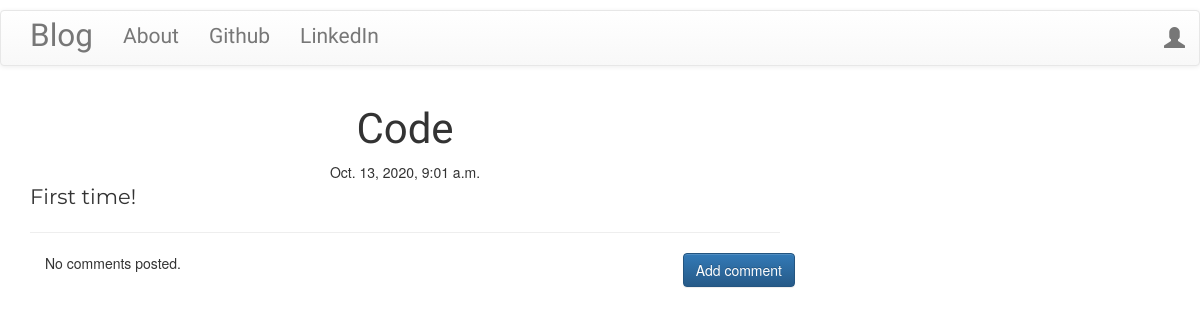
Screenshot of /post/9/ with the database file from the repository.
### blog/models.py (models this page shows, shortened)
class Post(models.Model):
    author = models.ForeignKey('auth.User', on_delete=models.CASCADE)
    title = models.CharField(max_length=200)
    text = models.TextField()
    create_date = models.DateTimeField(default=timezone.now)
    published_date = models.DateTimeField(blank=True, null=True)

### blog/views.py (the view)
# urls.py: path("post/<int:pk>/", views.PostDetailView.as_view(), name='post_detail'),
class PostDetailView(DetailView):
    model = Post

### blog/templates/blog/post_detail.html (shortened to what this page needs)
{% extends 'blog/base.html' %} {% block content %}
<h1 class="posttitle loader">{{ post.title }}</h1>
{% if post.published_date %}
<div class="date postdate">{{ post.published_date }}</div>
{% else %}
<a class="btn btn-default" href="{% url 'post_publish' pk=post.pk %}"
  >Publish</a
>
{% endif %}
<p class="postcontent">{{ post.text|safe|linebreaksbr }}</p>
<hr />
<a
  class="btn btn-primary btn-comment"
  href="{% url 'add_comment_to_post' pk=post.pk %}"
  >Add comment</a
>
<div class="container">
  {% for comment in post.comments.all %}
  <br />
  {% if user.is_authenticated or comment.approved_comment %}
  {{comment.create_date}} {% if not comment.approved_comment %}
  <a class="btn btn-default" href="{% url 'comment_remove' pk=comment.pk %}"
    ><span class="glyphicon glyphicon-remove"></span
  ></a>
  <a class="btn btn-default" href="{% url 'comment_approve' pk=comment.pk %}"
    ><span class="glyphicon glyphicon-ok"></span
  ></a>
  {% endif %}
  <p>{{ comment.text|safe|linebreaks }}</p>
  <p>Posted by: <strong>{{ comment.author }}</strong></p>
  <hr />
  {% endif %} {% empty %}
  <p>No comments posted.</p>
  {% endfor %}
</div>
{% endblock %}

### blog/static/css/blog.css (style rules this page uses)
.loader { filter: hue-rotate(0deg); color: linear-gradient(45deg, #0f8, #08f); animation: hue 10000ms infinite linear; }
.postdate { text-align: center; }
.posttitle { font-family: "Russo One", sans-serif; font-size: 3em; text-align: center; }
.postcontent { font-family: "Montserrat"; font-size: 1.5em; }
.btn-comment { position: absolute; right: 0; }

### rows the page displays
Post: title "Code", published_date "Oct. 13, 2020, 9:01 a.m.", text "First time!"
